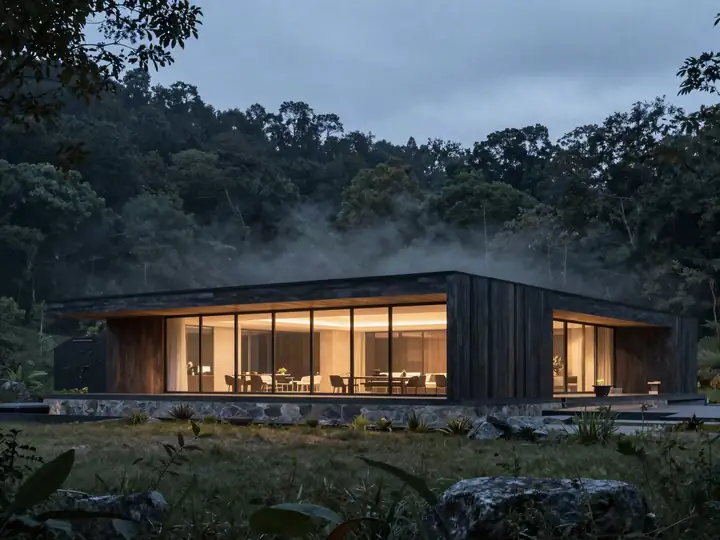
#> input picture dist/img/alt-a.webp, 720 x 540 px
$ python jit.py ../../dist/img/alt-a.webp ../../dist/img/alt-b.webp out.png
#> lines starting #> are read from the running program, lines starting #| are printed output that depends on the picture; after the words box and inside, x2 and y2 are one past the last pixel; in counts of white or black regions, pixels touching at a corner belong together
import sys
from PIL import Image, ImageChops
a=Image.open(sys.argv[1]).convert('RGB'); b=Image.open(sys.argv[2]).convert('RGB')
#> further down, a is the input picture: PIL image 720x540 RGB; mean R, G, B 64.4, 72.2, 76.6
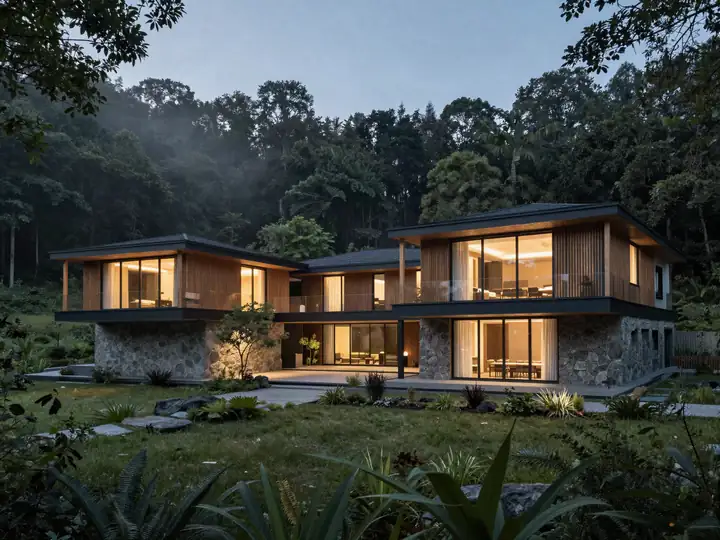
#> input picture dist/img/alt-b.webp, 720 x 540 px
#> further down, b is the input picture: PIL image 720x540 RGB; mean R, G, B 66.4, 70.9, 67
d=ImageChops.difference(a,b).convert('L')
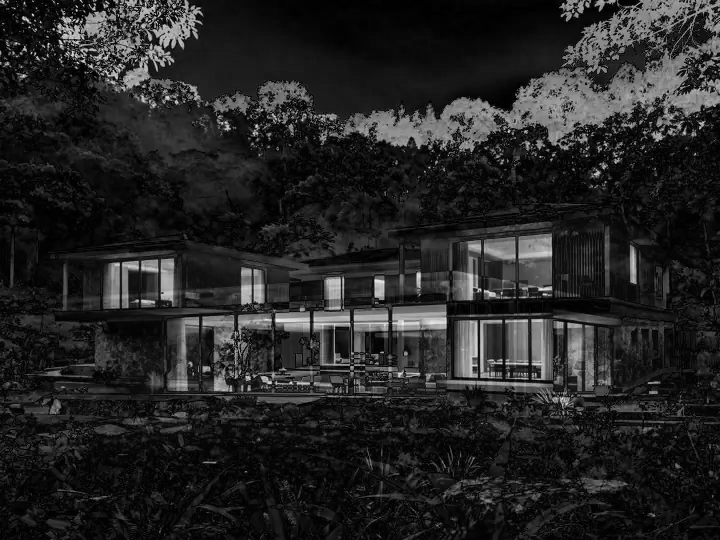
#> d: PIL image 720x540 L; min 0, max 242, mean 36.4
th=int(255*.12)
m=d.point(lambda v:255 if v>th else 0)
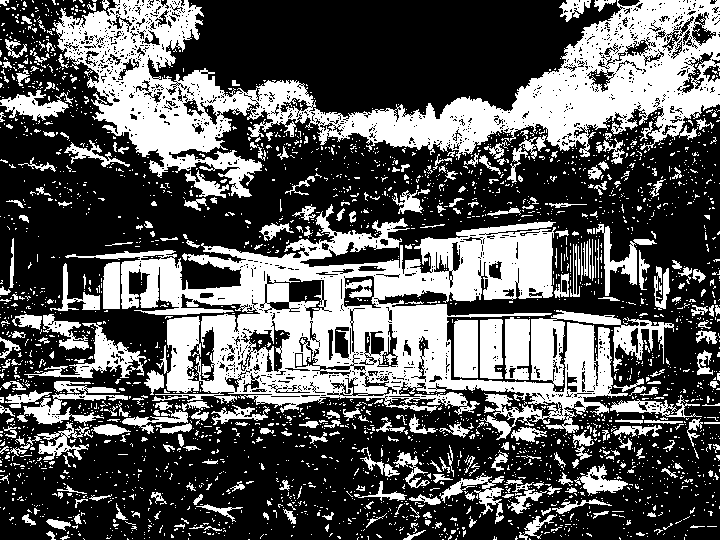
#> m: PIL image 720x540 L; 35.5% white; 2916 white regions (2608 under 20 px), largest, box (x1, y1, x2, y2) and area: (65, 204, 674, 440) 50040, (53, 0, 720, 198) 42092, (24, 322, 146, 378) 1641
n=sum(1 for v in m.getdata() if v)
#> n = 137842
m.save(sys.argv[3])
print(n)
#| 137842
